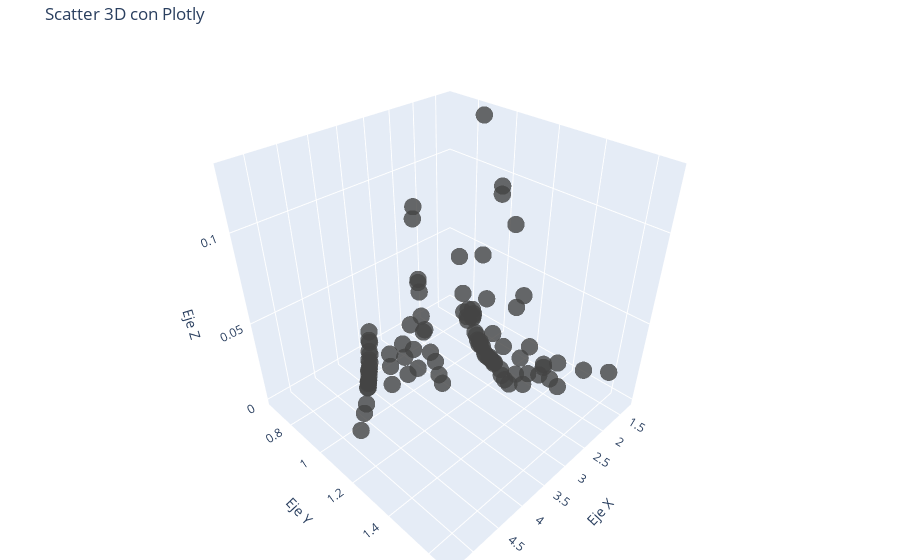

The notebook cell this image was saved under:
### Code cell
# Crear figura 3D
fig = go.Figure(data=[go.Scatter3d(
    x=PI1.ravel() ,
    y=PI2.ravel() ,
    z=Y.ravel() ,
    mode='markers',
    marker=dict(
        size=6,
        color=Y,           # color según el valor de z
        colorscale='Viridis',
        opacity=0.8
    )
)])

# Configurar diseño
fig.update_layout(
    title='Scatter 3D con Plotly',
    scene=dict(
        xaxis_title='Eje X',
        yaxis_title='Eje Y',
        zaxis_title='Eje Z'
    ),
    margin=dict(l=0, r=0, b=0, t=40)
)

# Mostrar figura
fig.show()
